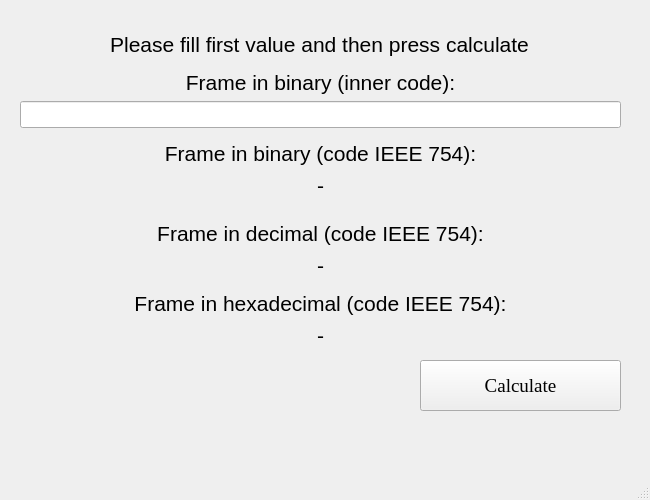
<?xml version="1.0" encoding="UTF-8"?>
<ui version="4.0">
 <class>MainWindow</class>
 <widget class="QMainWindow" name="MainWindow">
  <property name="geometry">
   <rect>
    <x>0</x>
    <y>0</y>
    <width>650</width>
    <height>500</height>
   </rect>
  </property>
  <property name="minimumSize">
   <size>
    <width>600</width>
    <height>500</height>
   </size>
  </property>
  <property name="windowTitle">
   <string>MainWindow</string>
  </property>
  <widget class="QWidget" name="centralwidget">
   <widget class="QWidget" name="layoutWidget">
    <property name="geometry">
     <rect>
      <x>20</x>
      <y>140</y>
      <width>601</width>
      <height>58</height>
     </rect>
    </property>
    <layout class="QGridLayout" name="gridLayout">
     <item row="0" column="0">
      <widget class="QLabel" name="label_1">
       <property name="font">
        <font>
         <family>Tahoma</family>
         <pointsize>16</pointsize>
        </font>
       </property>
       <property name="styleSheet">
        <string notr="true">QLabel {
	height: '34px';
}</string>
       </property>
       <property name="text">
        <string>Frame in binary (code IEEE 754):</string>
       </property>
       <property name="alignment">
        <set>Qt::AlignCenter</set>
       </property>
      </widget>
     </item>
     <item row="1" column="0">
      <widget class="QLabel" name="frame_binary">
       <property name="font">
        <font>
         <family>Tahoma</family>
         <pointsize>16</pointsize>
        </font>
       </property>
       <property name="styleSheet">
        <string notr="true">QLabel {
	height: '34px';
}</string>
       </property>
       <property name="text">
        <string>-</string>
       </property>
       <property name="alignment">
        <set>Qt::AlignCenter</set>
       </property>
      </widget>
     </item>
    </layout>
   </widget>
   <widget class="QWidget" name="layoutWidget_2">
    <property name="geometry">
     <rect>
      <x>20</x>
      <y>70</y>
      <width>601</width>
      <height>58</height>
     </rect>
    </property>
    <layout class="QGridLayout" name="gridLayout_2">
     <item row="0" column="0">
      <widget class="QLabel" name="label_2">
       <property name="font">
        <font>
         <family>Tahoma</family>
         <pointsize>16</pointsize>
        </font>
       </property>
       <property name="styleSheet">
        <string notr="true">QLabel {
	height: '34px';
}</string>
       </property>
       <property name="text">
        <string>Frame in binary (inner code):</string>
       </property>
       <property name="alignment">
        <set>Qt::AlignCenter</set>
       </property>
      </widget>
     </item>
     <item row="1" column="0">
      <widget class="QLineEdit" name="frame_bytes">
       <property name="font">
        <font>
         <family>Times New Roman</family>
         <pointsize>14</pointsize>
        </font>
       </property>
       <property name="styleSheet">
        <string notr="true"/>
       </property>
       <property name="maxLength">
        <number>256</number>
       </property>
       <property name="alignment">
        <set>Qt::AlignCenter</set>
       </property>
      </widget>
     </item>
    </layout>
   </widget>
   <widget class="QWidget" name="layoutWidget_3">
    <property name="geometry">
     <rect>
      <x>20</x>
      <y>220</y>
      <width>601</width>
      <height>58</height>
     </rect>
    </property>
    <layout class="QGridLayout" name="gridLayout_3">
     <item row="1" column="0">
      <widget class="QLabel" name="label_3">
       <property name="font">
        <font>
         <family>Tahoma</family>
         <pointsize>16</pointsize>
        </font>
       </property>
       <property name="styleSheet">
        <string notr="true">QLabel {
	height: '34px';
}</string>
       </property>
       <property name="text">
        <string>Frame in decimal (code IEEE 754):</string>
       </property>
       <property name="alignment">
        <set>Qt::AlignCenter</set>
       </property>
      </widget>
     </item>
     <item row="2" column="0">
      <widget class="QLabel" name="frame_decimal">
       <property name="font">
        <font>
         <family>Tahoma</family>
         <pointsize>16</pointsize>
        </font>
       </property>
       <property name="styleSheet">
        <string notr="true">QLabel {
	height: '34px';
}</string>
       </property>
       <property name="text">
        <string>-</string>
       </property>
       <property name="alignment">
        <set>Qt::AlignCenter</set>
       </property>
      </widget>
     </item>
    </layout>
   </widget>
   <widget class="QWidget" name="layoutWidget_4">
    <property name="geometry">
     <rect>
      <x>20</x>
      <y>290</y>
      <width>601</width>
      <height>58</height>
     </rect>
    </property>
    <layout class="QGridLayout" name="gridLayout_4">
     <item row="1" column="0">
      <widget class="QLabel" name="label_4">
       <property name="font">
        <font>
         <family>Tahoma</family>
         <pointsize>16</pointsize>
        </font>
       </property>
       <property name="styleSheet">
        <string notr="true">QLabel {
	height: '34px';
}</string>
       </property>
       <property name="text">
        <string>Frame in hexadecimal (code IEEE 754):</string>
       </property>
       <property name="alignment">
        <set>Qt::AlignCenter</set>
       </property>
      </widget>
     </item>
     <item row="2" column="0">
      <widget class="QLabel" name="frame_hexadecimal">
       <property name="font">
        <font>
         <family>Tahoma</family>
         <pointsize>16</pointsize>
        </font>
       </property>
       <property name="styleSheet">
        <string notr="true">QLabel {
	height: '34px';
}</string>
       </property>
       <property name="text">
        <string>-</string>
       </property>
       <property name="alignment">
        <set>Qt::AlignCenter</set>
       </property>
      </widget>
     </item>
    </layout>
   </widget>
   <widget class="QPushButton" name="calculate">
    <property name="geometry">
     <rect>
      <x>420</x>
      <y>360</y>
      <width>201</width>
      <height>51</height>
     </rect>
    </property>
    <property name="font">
     <font>
      <family>Times New Roman</family>
      <pointsize>14</pointsize>
      <weight>50</weight>
      <bold>false</bold>
     </font>
    </property>
    <property name="text">
     <string>Calculate</string>
    </property>
    <property name="iconSize">
     <size>
      <width>25</width>
      <height>24</height>
     </size>
    </property>
   </widget>
   <widget class="QLabel" name="label_5">
    <property name="geometry">
     <rect>
      <x>20</x>
      <y>30</y>
      <width>599</width>
      <height>29</height>
     </rect>
    </property>
    <property name="font">
     <font>
      <family>Tahoma</family>
      <pointsize>16</pointsize>
     </font>
    </property>
    <property name="styleSheet">
     <string notr="true">QLabel {
	height: '34px';
}</string>
    </property>
    <property name="text">
     <string>Please fill first value and then press calculate</string>
    </property>
    <property name="alignment">
     <set>Qt::AlignCenter</set>
    </property>
   </widget>
  </widget>
  <widget class="QMenuBar" name="menubar">
   <property name="geometry">
    <rect>
     <x>0</x>
     <y>0</y>
     <width>650</width>
     <height>22</height>
    </rect>
   </property>
  </widget>
  <widget class="QStatusBar" name="statusbar"/>
 </widget>
 <resources/>
 <connections/>
</ui>
